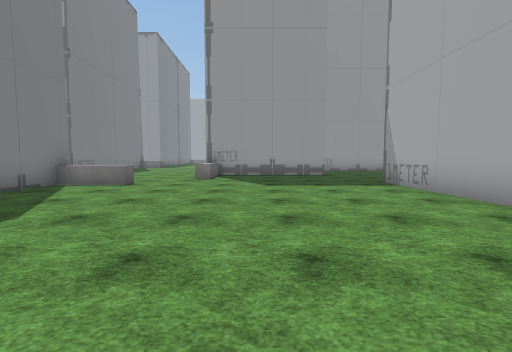
view 1 (above)

24 first-person views from a walk through a scene from a Unity 3-D project. The camera is 1.4 m above the floor, tilts 4° down and sees 90° across. The floor is counted in squares, 2 m on a side. Each view is taken from the middle of a square. On the plan, view 1 faces up. The plan holds only what a view shows up to about 9 squares ahead; the rest is blank. The place goes on beyond the plan. The player is left out. Some surface patterns are stand-ins.

view 2
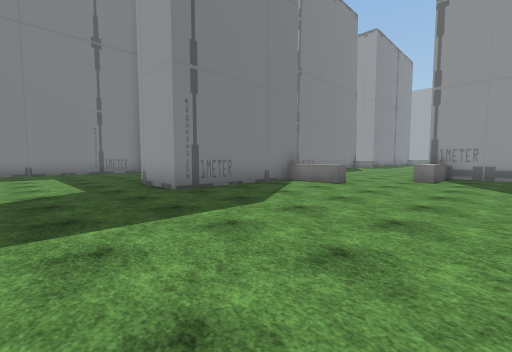

view 3
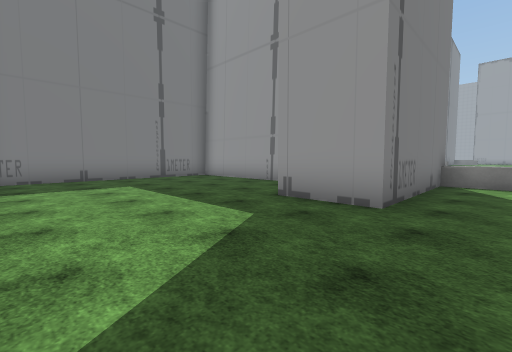

view 4
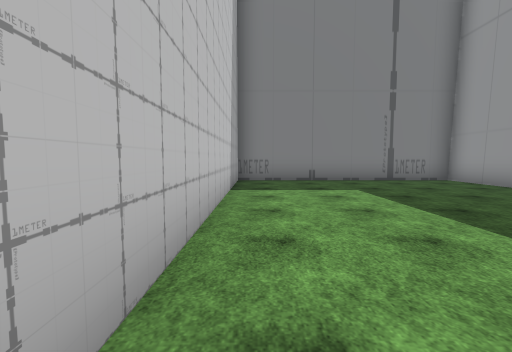

view 5
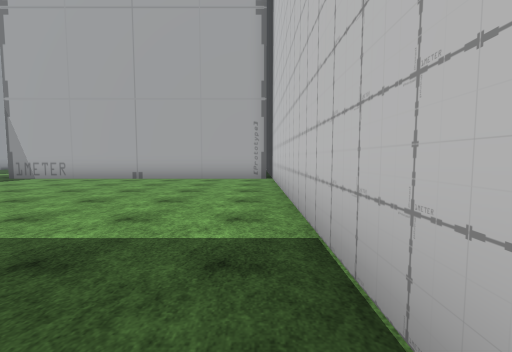

view 6
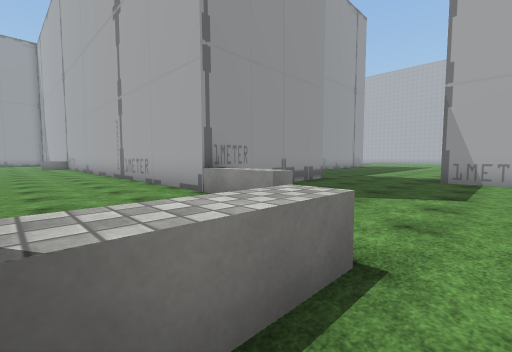

view 7
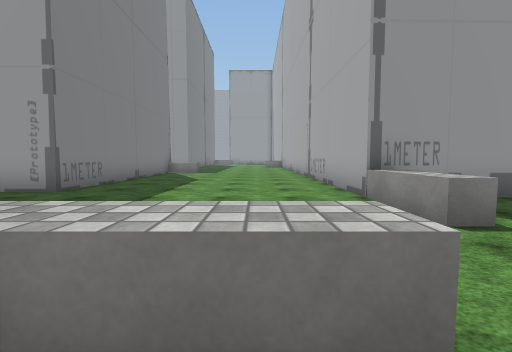

view 8
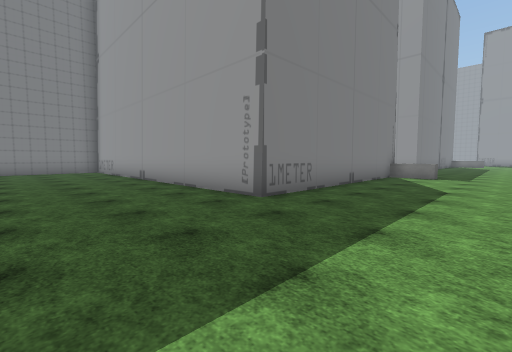

view 9
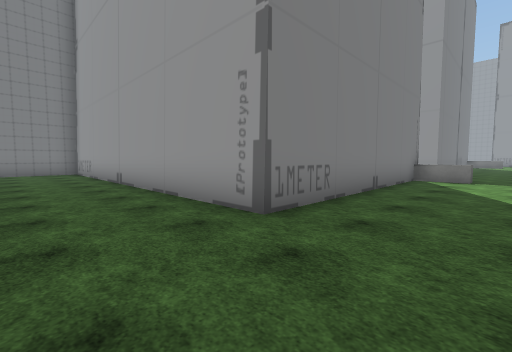

view 10
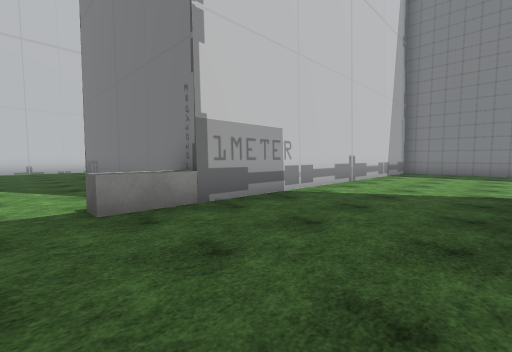

view 11
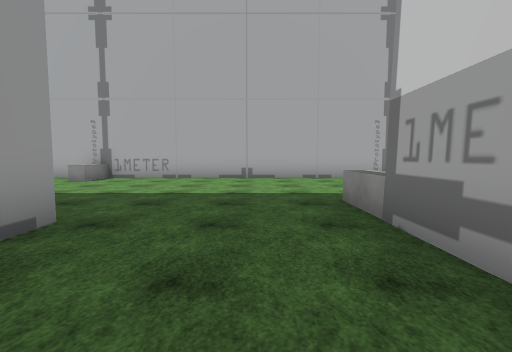

view 12
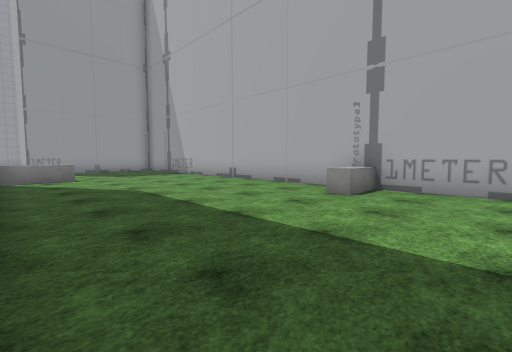

view 13
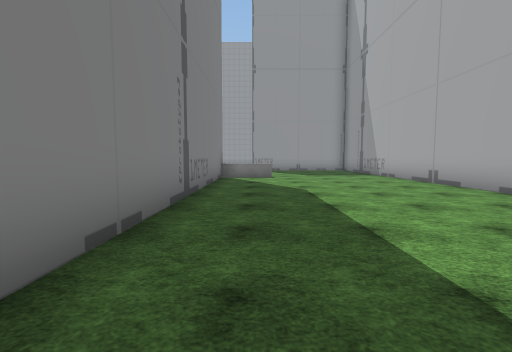

view 14
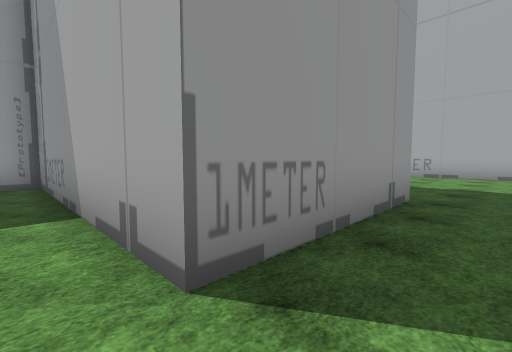

view 15
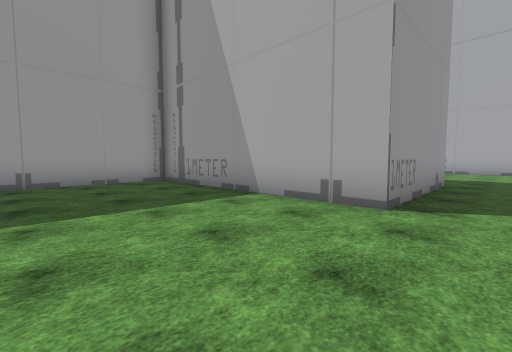

view 16
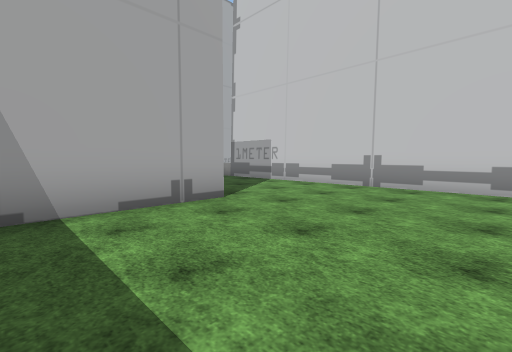

view 17
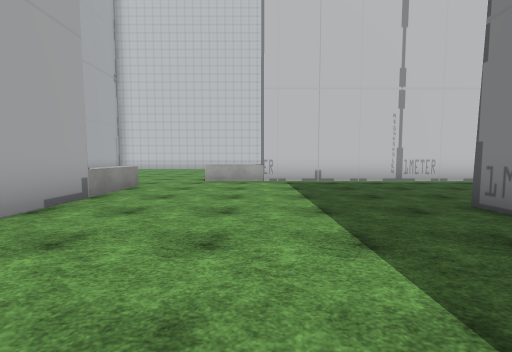

view 18
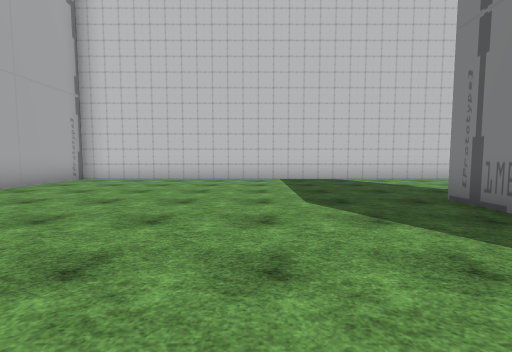

view 19
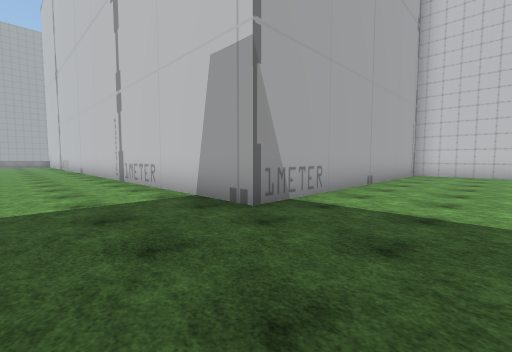

view 20
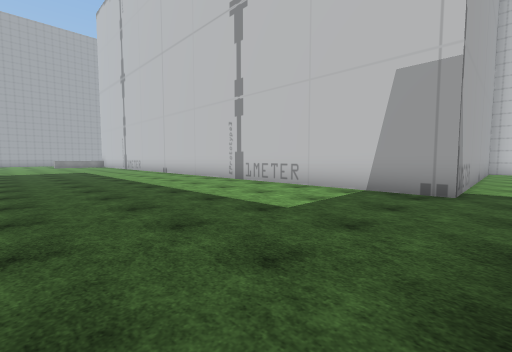

view 21
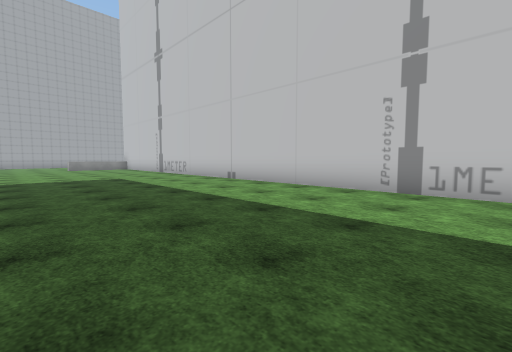

view 22
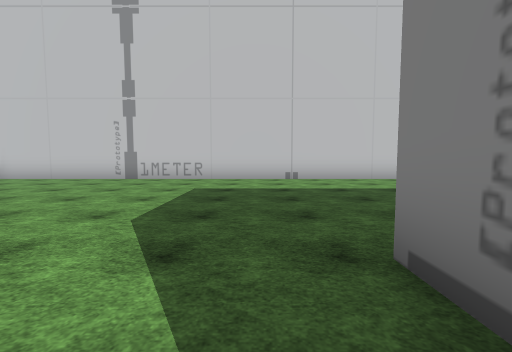

view 23
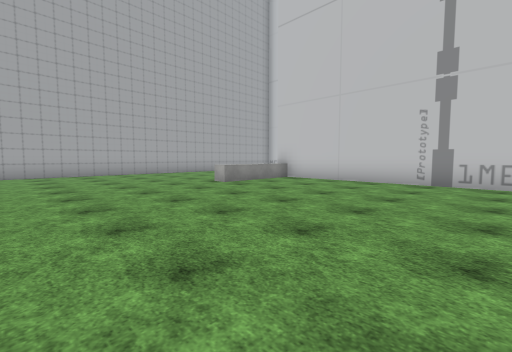

view 24
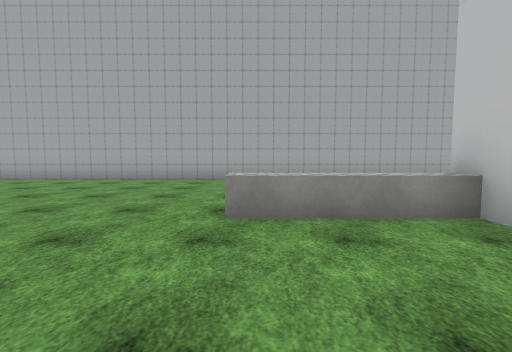

### Floor plan
Points are (right, up) in squares from view 1. A wall is a line through its corners. A room is listed if a view was taken in it or the views show most of it. See-through windows are left out.
Room 1 (views 1, 2, 3, 4, 5, 6, 7, 8, 9, 10, 11, 12, 13, 14, 15, 16, 17, 18, 19)
walls: (-5.2, 7.2) (-5.2, 2.7) (-7.1, 2.7); (-2, 8.6) (-2, 32.1); (-8.3, 18.6) (-8.3, 11.3) (-16.5, 11.3); (-11.8, 7.2) (-3.4, 7.2); (-9.1, 5.1) (-13.1, 5.1) (-13.1, -1.6) (3.7, -1.6) (3.7, 7.4); (2.9, 10.7) (-2.1, 10.6); (-8.2, 22.2) (-12.3, 22.2) (-12.3, 28.7) (-16.1, 28.7); (-16.1, 18.6) (-6.8, 18.6); (-8.3, 31.9) (-8.3, 24.1)
low walls: (-8.1, 10.5) (-11.6, 10.5); (-1.5, 10.5) (-1.5, 8.6) (-2, 8.6); (-6.8, 18.6) (-6.8, 18.1) (-8.2, 18.1); (-3.4, 7.2) (-3.4, 6.7) (-5.2, 6.7); (-6.4, 32.2) (-8.1, 32.2)
ways out: opening at (2.3, 9) to room 2
objects: block (-3, 25)
Room 2 (views 20, 21, 22, 23, 24)
walls: (15, 15.1) (15, 14.2); (30.4, 3.5) (30.4, 18.5); (3.7, 7.4) (25.5, 7.4)
low walls: (24.9, 7.4) (24.9, 10.4) (25.5, 10.4)
ways out: opening at (2.3, 9) to room 1

Where each view was taken, in squares from view 1:
view 1: 0 up, 0 right, facing up
view 2: 0 up, 0 right, facing up-left
view 3: 1 down, 4 left, facing up-left
view 4: 1 down, 5 left, facing left
view 5: 1 down, 5 left, facing right
view 6: 6 up, 5 left, facing up-right
view 7: 6 up, 4 left, facing up
view 8: 8 up, 5 left, facing up-left
view 9: 9 up, 6 left, facing up-left
view 10: 22 up, 6 left, facing down-left
view 11: 20 up, 11 left, facing right
view 12: 23 up, 8 left, facing up-right
view 13: 23 up, 7 left, facing up
view 14: 21 up, 13 left, facing up-right
view 15: 21 up, 16 left, facing up-right
view 16: 25 up, 16 left, facing down-right
view 17: 15 up, 5 left, facing down
view 18: 7 up, 2 left, facing down
view 19: 10 up, 1 right, facing down-right
view 20: 13 up, 3 right, facing down-right
view 21: 13 up, 8 right, facing down-right
view 22: 16 up, 16 right, facing down
view 23: 15 up, 19 right, facing down-right
view 24: 10 up, 22 right, facing right
